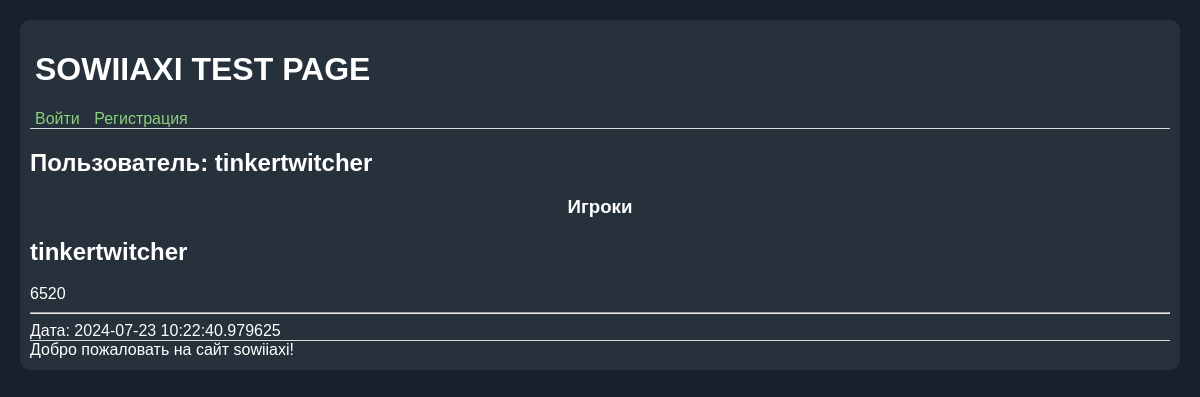
Page /profile/tinkertwitcher on the committed database.
### app.py (models this page shows, shortened)
class Player(db.Model):
	__tablename__ = 'players'
	id = db.Column(db.Integer(), primary_key=True)
	nickname = db.Column(db.String(30), nullable=True)
	mmr = db.Column(db.String(20), nullable=True)
	dotaid = db.Column(db.String(20), nullable=True)
	created_on = db.Column(db.DateTime(), default=datetime.utcnow)

### app.py (the view)
@app.route('/profile/<username>')
def profile(username: str):
	user = db.session.query(User).filter(User.username == username).first()
	if user is None:
		return redirect('index')
	players = db.session.query(Player).filter(Player.nickname == username).order_by(desc(Player.created_on)).all()
	return render_template('profile.html', username=username, players=players)

### templates/profile.html (shortened to what this page needs)
{% extends 'base.html' %}
{% block content %}
	<h2>Пользователь: {{ username }}</h2>
	<h3 style='text-align: center;'>Игроки</h3>
	{% for player in players %}
		{% if player.nickname == username %}
			<div class="players">
				<div class="player">
					<div class="header">
						<h2>{{ player.nickname }}</h2>
					</div>
						{{ player.mmr }}
					<hr>
					Дата: {{ player.created_on }}
				</div>
			</div>
		{% endif %}
	{% endfor %}
{% endblock %}

### static/css/style.css (style rules this page uses)
html { line-height: 1.15; -webkit-text-size-adjust: 100%; }
body { margin: 0; }
hr { box-sizing: content-box; height: 0; overflow: visible; }
html { font-family: sans-serif; font-size: 12pt; background: #17212b; color: white; padding: 5px; margin: 5px; }

### rows in the picture
Player: nickname "tinkertwitcher", mmr "6520", created_on "2024-07-23 10:22:40.979625"

### other values in the picture
{{ username }} "tinkertwitcher"
